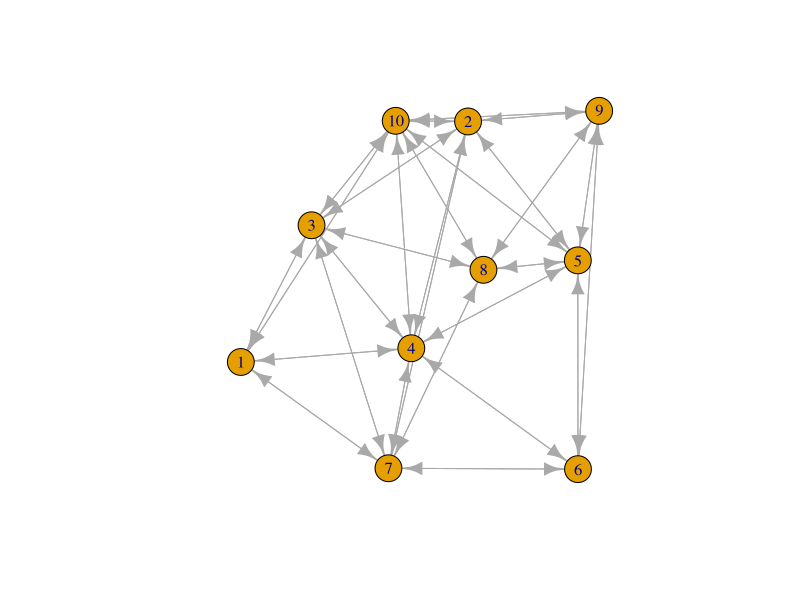
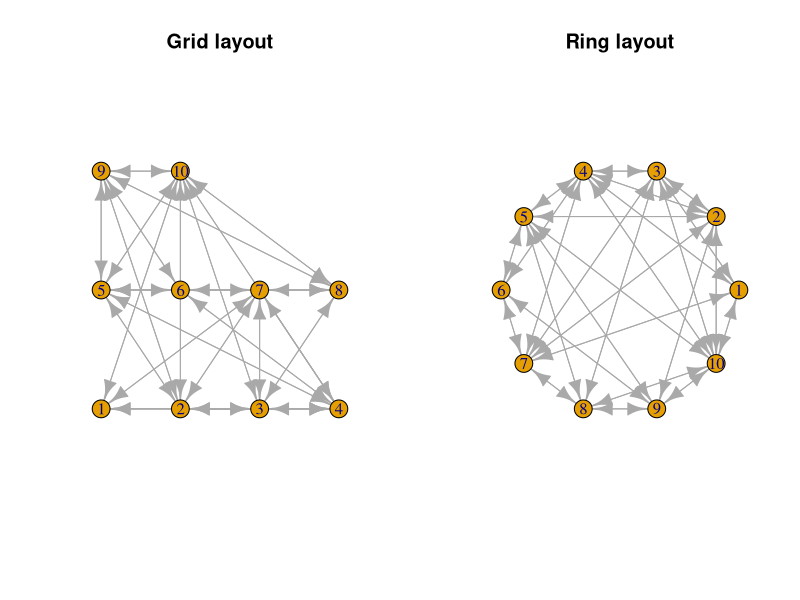
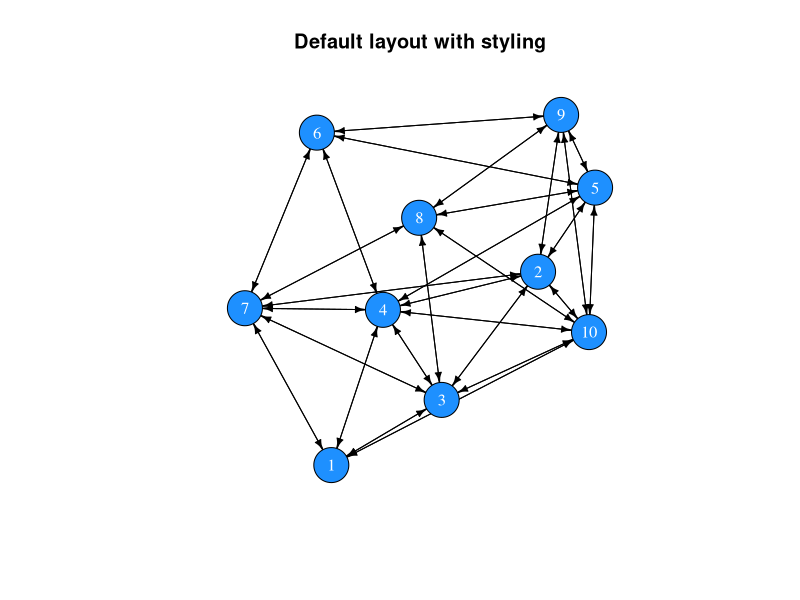
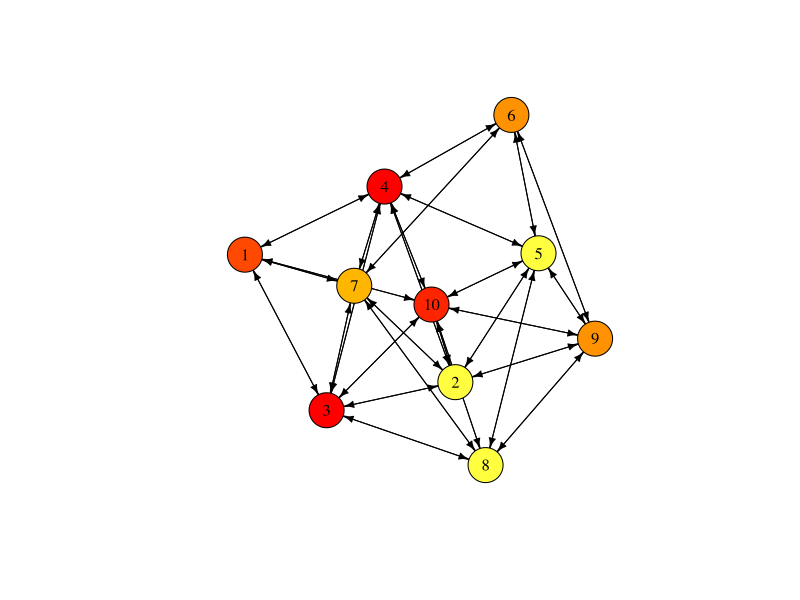
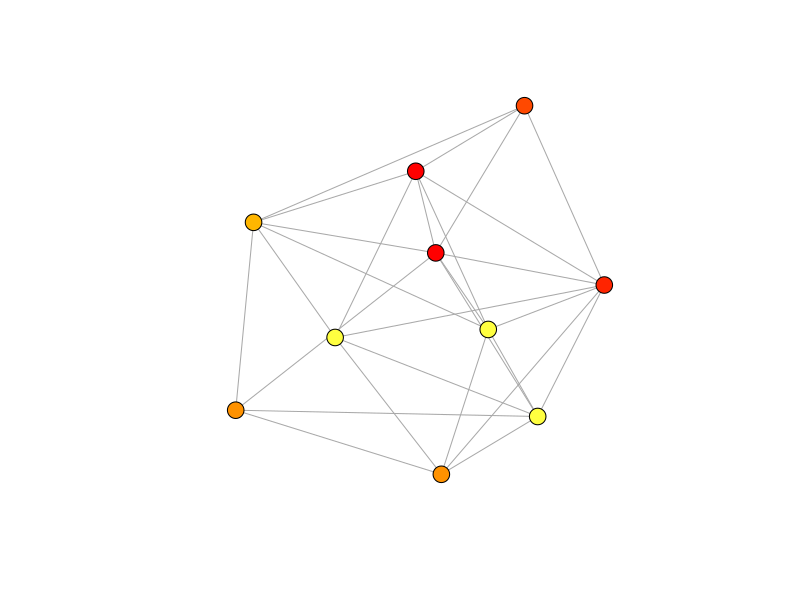
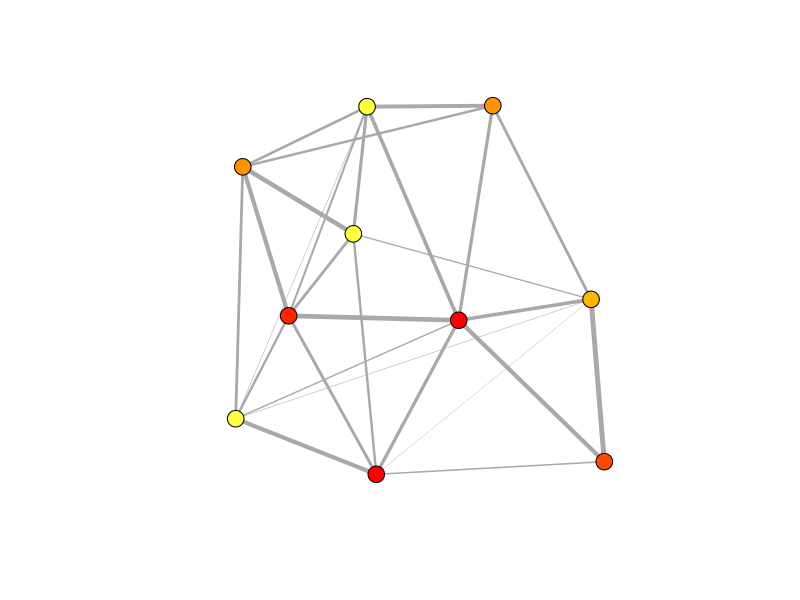
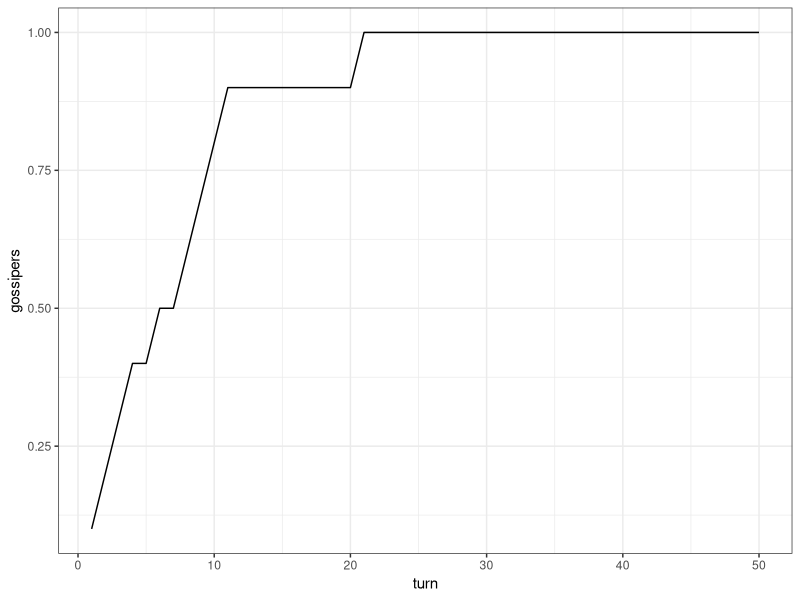
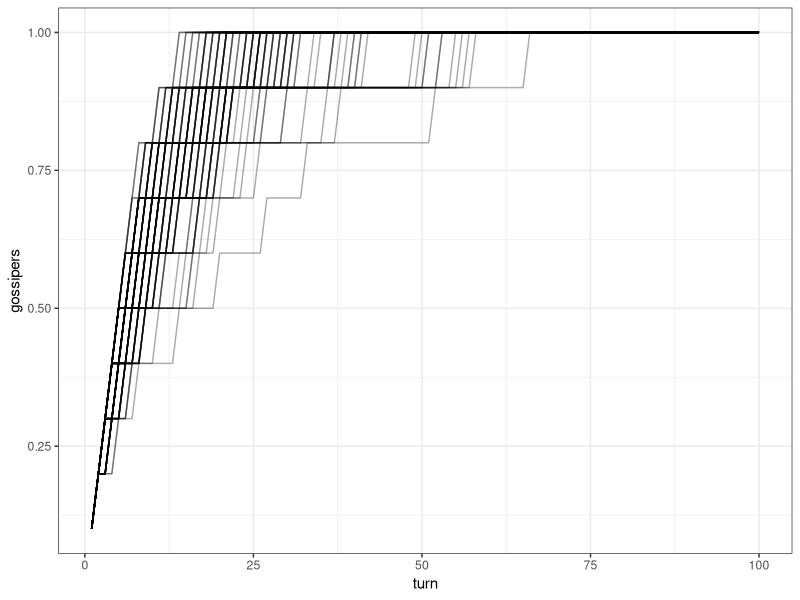

R code for these plots, in order:
## ---- chunk 1
m <- matrix(c(0,1,1, 0,0,1, 1,1,0), nrow=3, byrow=T)
row.names(m) <- c("A","B","C")
colnames(m) <- c("A","B","C")
m
## ---- chunk 2
all(m[upper.tri(m)] == m[lower.tri(m)])
## ---- chunk 3
# Either
m[lower.tri(m)] <- t(m)[lower.tri(m)]
# or use m[2,1] <- 1
m
# Check whether the matrix is symmetric now:
all(m[upper.tri(m)] == m[lower.tri(m)])
## ---- chunk 4
n <- 10
adjm <- matrix(NA, ncol=n, nrow=n)
adjm
## ---- chunk 5
friendshipRatio <- 0.5

adjm[upper.tri(adjm)] <- sample(x = 0:1, 
                                size = n*(n-1)/2, 
                                replace = T, 
                                prob = c(1-friendshipRatio, friendshipRatio))
adjm

# add the mirror image to the lower triangle
adjm[lower.tri(adjm)] <- t(adjm)[lower.tri(adjm)]
adjm



# replace diagonal (these indicate self-references) with zeros
diag(adjm) <- 0
adjm

## ---- chunk 6
library(igraph)
net <- graph_from_adjacency_matrix(adjm)
net
## ---- chunk 7
#set.seed(1)
plot(net)
## ---- chunk 8
par(mfrow=c(1,2))
plot(net, layout=layout.grid(net), main="Grid layout")
plot(net, layout=layout.circle(net), main="Ring layout")
## ---- chunk 9
par(mfrow=c(1,1))
plot(net, 
     vertex.color="dodgerblue", 
     vertex.label.color="white",
     vertex.size=20,
     edge.color="black",
     edge.width=1,
     edge.arrow.size=0.5,
     main="Default layout with styling")
## ---- chunk 10
# There is no age attribute set
V(net)$age

# Add an age attribute and randomly assign an age class
V(net)$age <- sample(x=1:10, size=n, replace=T)

# The network now has an age attribute
V(net)$age

V(net)$colour <- heat.colors(n=10)[V(net)$age]

net
## ---- chunk 11
plot(net, 
     vertex.color=V(net)$colour, 
     vertex.label.color="black",
     vertex.size=20,
     edge.color="black",
     edge.width=1,
     edge.arrow.size=0.5)
## ---- chunk 12
net <- as.undirected(net)
plot(net, 
     vertex.color=V(net)$colour, 
     vertex.label="",
     vertex.size=9,
     edge.width=1,
     edge.arrow.size=0.5)
## ---- chunk 13
# create a copy of the adjacency matrix
adjm2 <- adjm

# draw random values from a uniform distribution and replace the matrix entries that have a value of 1
adjm2[upper.tri(adjm2)] <- runif(n=sum(upper.tri(adjm2))) * adjm2[upper.tri(adjm2)]

# copy the mirror image to the lower triangle
adjm2[lower.tri(adjm2)] <- t(adjm2)[lower.tri(adjm2)]

# create the network
net2 <- graph_from_adjacency_matrix(adjm2, weighted=TRUE, mode="undirected")
net2
## ---- chunk 14
V(net2)$age <- V(net)$age
V(net2)$colour <- V(net)$colour

plot(net2, 
     vertex.color=V(net2)$colour,
     vertex.label="",
     vertex.size=9,
     edge.width=E(net2)$weight*5,
     edge.arrow.size=0.5)
## ---- chunk 15
# vertex information
V(net)

# edge information
E(net)
## ---- chunk 16
# vertex attributes
get.vertex.attribute(graph=net)

# edge attributes
get.edge.attribute(net)
## ---- chunk 17
# vertex count
vcount(net)

# edge count
ecount(net)
## ---- chunk 18
diameter(graph=net)
## ---- chunk 19
# average distance between any dyad
mean_distance(graph=net)
## ---- chunk 20
edge_density(graph=net)
## ---- chunk 21
reciprocity(graph=net)
## ---- chunk 22
transitivity(graph=net)
## ---- chunk 23
# number of edges that connected with each node
degree(graph=net)

# as we have an undirected network, the count of incoming and outgoing edges is identical
identical(degree(graph=net, mode="in"), 
          degree(graph=net, mode="out"))

# we can use the mean of all degree centralities as a general measure for the entire network
mean(degree(graph=net))
## ---- chunk 24
sort(strength(graph=net))
## ---- chunk 25
closeness(graph=net)
## ---- chunk 26
betweenness(graph=net)
## ---- chunk 27
eigen_centrality(graph=net)$vector
## ---- chunk 28
# set up vector that stores whether an individual possesses the latest gossip:
gossip_meter <- rep(F, n)
gossip_meter

# choose a random individual to start gossipping
gossip_meter[sample(x=n, size=1)] <- T
gossip_meter

# choose an individual with gossip
if(sum(gossip_meter)==1){
  gossip_provider <- which(gossip_meter)
} else {
  gossip_provider <- sample(x=which(gossip_meter), size=1)
}

# choose a neighbour in the network
neighbours <- which(adjm[gossip_provider,]==1)

# only execute if there is a neighbour
if(length(neighbours)>0){
  # choose one neighbour if several are present
  if(length(neighbours)==1){
    neighbour <- neighbours
  } else {
    neighbour <- sample(x=neighbours, size=1)
  }
  # update gossip indicator of the neighbour
  gossip_meter[neighbour] <- T
}
gossip_meter
## ---- chunk 29
mySample <- function(x, prob=NULL){
  if(length(x)==1){
    return(x)
  } else {
    return(sample(x=x, size=1, prob=prob))
  }
}
## ---- chunk 30
# total number of turns to loop over
Turns <- 50

# a matrix to record how many individuals have the gossip at time x
res <- data.frame(turn=1:Turns, gossipers=rep(0, Turns))

# set up gossip indicator
gossip_meter <- rep(F, n)

# choose a random individual to start gossipping
gossip_meter[sample(x=n, size=1)] <- T

for(turns in 1:Turns){
  res[turns,2] <- sum(gossip_meter)/n
  # choose an individual with gossip
  gossip_provider <- mySample(which(gossip_meter))
  
  # choose a neighbour in the network
  neighbours <- which(adjm[gossip_provider,]==1)
  
  # only execute if there is a neighbour
  if(length(neighbours)>0){
    # choose one neighbour ...
    neighbour <- mySample(neighbours)
    # and update its gossip indicator
    gossip_meter[neighbour] <- T
  }
}

# have a look at the time course
res$turn

# plot result
library(ggplot2)
ggplot(res) + 
  geom_line(aes(x=turn, y=gossipers)) +
  theme_bw()
## ---- chunk 31
gossip_model <- function(ADJM, TURNS, SIM=1){
  n <- nrow(ADJM)
  # a matrix to record how many individuals have the gossip at time x
  res <- data.frame(turn=1:TURNS, gossipers=rep(0, TURNS))
  # set up gossip indicator
  gossip_meter <- rep(F, n)
  # choose a random individual to start gossipping
  gossip_meter[sample(x=n, size=1)] <- T
  
  for(turns in 1:TURNS){
    res[turns,2] <- sum(gossip_meter)/n
    # choose an individual with gossip
    gossip_provider <- mySample(which(gossip_meter))
    # choose a neighbour in the network
    neighbours <- which(ADJM[gossip_provider,]==1)
    # only execute if there is a neighbour
    if(length(neighbours)>0){
      # choose one neighbour ...
      neighbour <- mySample(neighbours)
      # and update its gossip indicator
      gossip_meter[neighbour] <- T
    }
  }
  res$simulation <- SIM
  return(res)
}
## ---- chunk 32
data <- do.call("rbind", lapply(1:100, function(sim){
  gossip_model(ADJM=adjm, TURNS=100, SIM=sim)
}))
## ---- chunk 33
ggplot(data) + 
  geom_line(aes(x=turn, y=gossipers, group=simulation), alpha=.33) +
  theme_bw()
## ---- chunk 34
createNetwork <- function(N, FRIENDSHIPRATIO){
  adjm <- matrix(0, ncol=N, nrow=N)
  adjm[upper.tri(adjm)] <- sample(x = 0:1, 
                                  size = N*(N-1)/2, 
                                  replace = T, 
                                  prob = c(1-FRIENDSHIPRATIO, FRIENDSHIPRATIO))
  adjm[lower.tri(adjm)] <- t(adjm)[lower.tri(adjm)]
  return(adjm)
}
## ---- chunk 35
adjm_full <- createNetwork(N=n, FRIENDSHIPRATIO=1)

data_full <- do.call("rbind", lapply(1:100, function(sim){
  gossip_model(ADJM=adjm_full, TURNS=100, SIM=sim)
}))
## ---- chunk 36
data$type <- "colleague network"
data_full$type <- "fully connected"
data_combined <- rbind(data, data_full)

ggplot(data_combined) + 
  geom_point(aes(x=turn, y=gossipers, color=type), alpha=.05) +
  geom_smooth(aes(x=turn, y=gossipers, color=type)) +
  ylab("Proportion with gossip") +
  theme_bw()
## ---- chunk 37
adjm_colleagues <- createNetwork(N=25, FRIENDSHIPRATIO=.20)
adjm_full <- createNetwork(N=25, FRIENDSHIPRATIO=1)

data_colleagues <- do.call("rbind", lapply(1:100, function(sim){
  gossip_model(ADJM=adjm_colleagues, TURNS=100, SIM=sim)
}))

data_full <- do.call("rbind", lapply(1:100, function(sim){
  gossip_model(ADJM=adjm_full, TURNS=100, SIM=sim)
}))
## ---- chunk 38
data_colleagues$type <- "colleague network"
data_full$type <- "fully connected"
data_combined2 <- rbind(data_full, data_colleagues)

ggplot(data_combined2) + 
  geom_point(aes(x=turn, y=gossipers, color=type), alpha=.05) +
  geom_smooth(aes(x=turn, y=gossipers, color=type)) +
  ylab("Proportion with gossip") +
  theme_bw()
## ---- chunk 39
gossip_model <- function(ADJM, PROP, TURNS, SIM=1){
  n <- nrow(ADJM)
  # set up gossip indicator
  gossip_meter <- rep(F, n)
  # choose a random individual to start gossipping
  gossip_meter[sample(x=n, size=1)] <- T
  
  timestep <- NA
  for(turns in 1:TURNS){
    # record the time step when a defined proportion of the population has the gossip
    if(sum(gossip_meter)/n >= PROP & is.na(timestep)){
      timestep <- turns 
    }
    # choose an individual with gossip
    gossip_provider <- mySample(which(gossip_meter))
    # choose a neighbour in the network
    neighbours <- which(ADJM[gossip_provider,]==1)
    # only execute if there is a neighbour
    if(length(neighbours)>0){
      # choose one neighbour ...
      neighbour <- mySample(neighbours)
      # and update its gossip indicator
      gossip_meter[neighbour] <- T
    }
  }
  # if PROP is not reached, return the maximum value
  if(is.na(timestep)){
    timestep <- TURNS
  }
  return(timestep)
}
## ---- chunk 40
adjm <- createNetwork(N=50, FRIENDSHIPRATIO=.25)
gossip_model(ADJM=adjm, PROP=.75, TURNS=100, SIM=1)
## ---- chunk 41
parameters <- expand.grid(groupSize=c(10,50),#c(10,30,50,70,90),
                          reconnections=c(0,.01,.05,.1,.5,1),
                          repetition=1:50)
tmp <- lapply(1:nrow(parameters), function(p){
  net <- watts.strogatz.game(dim=1, size=parameters[p,"groupSize"], nei=2, p=parameters[p,"reconnections"], loops=F, multiple=F)
  adjm <- get.adjacency(net)
  model <- gossip_model(ADJM=adjm, PROP=.5, TURNS=500, SIM=parameters[p,"repetition"])
  data.frame(time=model, 
             degree=mean(degree(net)), 
             path=average.path.length(net))
})

tmp2 <- do.call("rbind", tmp)
parameters <- cbind(parameters, tmp2)

# parameters <- expand.grid(groupSize=c(10,30,50,70,90),
#                           connectivity=c(.2,.4,.6,.8,1),
#                           repetition=1:10)
# tmp <- lapply(1:nrow(parameters), function(p){
#   adjm <- createNetwork(N=parameters[p,"groupSize"], FRIENDSHIPRATIO=parameters[p,"connectivity"])
#   # adjm <- get.adjacency(watts.strogatz.game(dim=1, size=parameters[p,"groupSize"], nei=1, p=parameters[p,"connectivity"], loops=F, multiple=F))
#   gossip_model(ADJM=adjm, PROP=.5, TURNS=100, SIM=parameters[p,"repetition"])
# })
# 
# parameters$time <- unlist(tmp)

## ---- chunk 42
library(dplyr)
# parameters %>% group_by(groupSize, connectivity) %>% summarise(meanTime=mean(time)) -> data
parameters %>% group_by(groupSize, reconnections) %>% summarise(meanTime=mean(time), 
                                                                meanDegree=mean(degree),
                                                                meanPath=mean(path)) -> data
## ---- chunk 43
# ggplot(data) + 
#   geom_raster(aes(x=factor(connectivity), y=factor(groupSize), fill=meanTime))

# ggplot(data, aes(x=groupSize, y=meanTime, col=factor(reconnections))) + geom_line() + geom_point() + theme_bw()

# ggplot(data, aes(x=reconnections, y=meanDegree)) + geom_line() + geom_point() + theme_bw()
# ggplot(data, aes(x=reconnections, y=meanPath)) + geom_line() + geom_point() + theme_bw()
# ggplot(data, aes(x=meanPath, y=meanTime)) + geom_line() + geom_point() + theme_bw()

# ggplot(data, aes(x=reconnections, y=meanDegree, col=groupSize)) + geom_line() + geom_point() + theme_bw()
# ggplot(data, aes(x=reconnections, y=meanPath, col=factor(groupSize))) + geom_line() + geom_point() + theme_bw()
# ggplot(data, aes(x=meanPath, y=meanTime, col=factor(groupSize))) + geom_line() + geom_point() + theme_bw()


ggplot(parameters, aes(x=reconnections, y=degree, col=factor(groupSize))) + geom_point() + theme_bw()
ggplot(parameters, aes(x=reconnections, y=path, col=factor(groupSize))) + geom_point() + theme_bw()
ggplot(parameters, aes(x=path, y=time, col=factor(groupSize))) + geom_point() + theme_bw()

## ---- chunk 44
healthBehaviourAdoption <- function(ADJM, MODE="simple", ROUNDS=100, CONTACTS=1){
  mod <- ifelse(test=MODE=="simple", yes=1, no=2)
  N <- nrow(ADJM)
  
  
  # set up behaviour
  behaviour <- rep(F, N)
  behaviour[sample(N,size=10)] <- T
  
  # recording data
  fraction <- rep(0, ROUNDS)
  
  # loop
  for(round in 1:ROUNDS){
    # record
    fraction[round] <- sum(behaviour)/N
    
    # pick random individual
    focal <- sample(x=N, size=1)
    # who are its neighbours
    neigh <- adjm[focal, ] == 1
    
    if(sum(behaviour[neigh]) >= CONTACTS){
      behaviour[focal] <- T
    }
    
    # # fraction of neighbours with healthy behaviour
    # frac <- sum(behaviour[neigh]) / sum(neigh)
    # with probability frequency^2 add behaviour to repertoire
    # if(runif(1,0,1) < (frac^mod)){
    #   behaviour[focal] <- T
    # } else {
    #   # maybe: else have loss of behaviour if frequency^2 is below threshold
    #   # behaviour[focal] <- F
    # }
    
    
    
  }
  return(data.frame(mode=MODE, frac=fraction, round=1:ROUNDS))
}


# net <- make_lattice(length=11, dim=2, nei=2, circular=T)
# # plot(net, vertex.size=1, vertex.label="")
# # mean(degree(net))
# # transitivity(net)
# adjm <- as.matrix(get.adjacency(net))
# clu_simple <- healthBehaviourAdoption(ADJM=adjm, MODE="simple", ROUNDS=1000, CONTACTS=1)
# clu_comp <- healthBehaviourAdoption(ADJM=adjm, MODE="complex", ROUNDS=1000)
# clu <- rbind(clu_simple, clu_comp)
# clu$network <- "clustered"
# 
# net2 <- watts.strogatz.game(size=11, dim=2, nei=2, p=.5)
# # plot(net2, vertex.size=1, vertex.label="")
# # mean(degree(net2))
# # transitivity(net2)
# adjm2 <- as.matrix(get.adjacency(net2))
# rand_simple <- healthBehaviourAdoption(ADJM=adjm2, MODE="simple", ROUNDS=1000)
# rand_comp <- healthBehaviourAdoption(ADJM=adjm2, MODE="complex", ROUNDS=1000)
# rand <- rbind(rand_simple, rand_comp)
# rand$network <- "random"



net <- make_lattice(length=11, dim=2, nei=2, circular=T)
adjm <- as.matrix(get.adjacency(net))
clu <- healthBehaviourAdoption(ADJM=adjm, MODE="simple", ROUNDS=1000, CONTACTS=3)
clu$network <- "clustered"

net2 <- watts.strogatz.game(size=11, dim=2, nei=2, p=.5)
adjm2 <- as.matrix(get.adjacency(net2))
rand <- healthBehaviourAdoption(ADJM=adjm2, MODE="simple", ROUNDS=1000, CONTACTS=3)
rand$network <- "random"



res <- rbind(clu, rand)

ggplot(res) + geom_line(aes(x=round, y=frac, col=network, linetype=mode), size=.9)
## ---- chunk 45
# for repeated interactions 
healthBehaviourAdoption <- function(NET, MODE="simple", ROUNDS=100, CONTACTS=1){
  if(NET=="clustered"){
    net <- make_lattice(length=11, dim=2, nei=2, circular=T)
  } else if(NET=="random"){
   net <- watts.strogatz.game(size=11, dim=2, nei=2, p=1)
  }
 adjm <- as.matrix(get.adjacency(net)) 
 
  mod <- ifelse(test=MODE=="simple", yes=1, no=2)
  N <- nrow(adjm)
  
  # set up behaviour
  behaviour <- rep(F, N)
  behaviour[sample(N,size=10)] <- T
  
  # recording data
  fraction <- rep(0, ROUNDS)
  
  # loop
  for(round in 1:ROUNDS){
    # record
    fraction[round] <- sum(behaviour)/N
    
    # pick random individual
    focal <- sample(x=N, size=1)
    # who are its neighbours
    neigh <- adjm[focal, ] == 1
    
    # if( (1-(1-CONTACTS)^(sum(behaviour[neigh]) )) >= CONTACTS){
    if(sum(behaviour[neigh]) >= CONTACTS){
      behaviour[focal] <- T
    }
    
    # # fraction of neighbours with healthy behaviour
    # frac <- sum(behaviour[neigh]) / sum(neigh)
    # with probability frequency^2 add behaviour to repertoire
    # if(runif(1,0,1) < (frac^mod)){
    #   behaviour[focal] <- T
    # } else {
    #   # maybe: else have loss of behaviour if frequency^2 is below threshold
    #   # behaviour[focal] <- F
    # }
    
  }
  return(data.frame(network=NET, mode=MODE, frac=fraction, round=1:ROUNDS))
}

#repeated runs
reps <- 100
clu_simple <- do.call("rbind", lapply(1:reps, function(x) healthBehaviourAdoption(NET="clustered", ROUNDS=1000, CONTACTS=1, MODE="simple")))
clu_comp <- do.call("rbind", lapply(1:reps, function(x) healthBehaviourAdoption(NET="clustered", ROUNDS=1000, CONTACTS=4, MODE="complex")))
clu <- rbind(clu_simple, clu_comp)

rand_simple <- do.call("rbind", lapply(1:reps, function(x) healthBehaviourAdoption(NET="random", ROUNDS=1000, CONTACTS=1, MODE="simple")))
rand_comp <- do.call("rbind", lapply(1:reps, function(x) healthBehaviourAdoption(NET="random", ROUNDS=1000, CONTACTS=4, MODE="complex")))
rand <- rbind(rand_simple, rand_comp)

res <- rbind(clu, rand)

ggplot(res) + stat_smooth(aes(x=round, y=frac, col=network, linetype=mode), size=.9, se=T)
